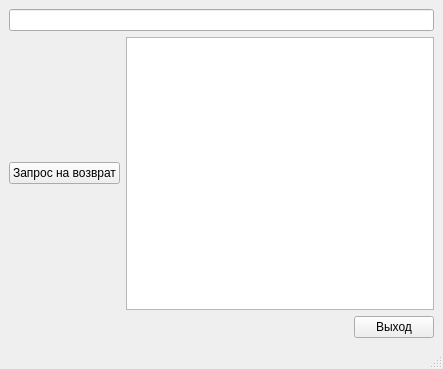
<?xml version="1.0" encoding="UTF-8"?>
<ui version="4.0">
 <class>SimpleUser</class>
 <widget class="QMainWindow" name="SimpleUser">
  <property name="geometry">
   <rect>
    <x>0</x>
    <y>0</y>
    <width>443</width>
    <height>369</height>
   </rect>
  </property>
  <property name="windowTitle">
   <string>AirPortSystems: User Window</string>
  </property>
  <widget class="QWidget" name="centralwidget">
   <layout class="QGridLayout" name="gridLayout">
    <item row="3" column="1" alignment="Qt::AlignRight">
     <widget class="QPushButton" name="Logout">
      <property name="text">
       <string>Выход</string>
      </property>
     </widget>
    </item>
    <item row="1" column="1">
     <widget class="QTableView" name="tableView">
      <attribute name="horizontalHeaderStretchLastSection">
       <bool>true</bool>
      </attribute>
     </widget>
    </item>
    <item row="1" column="0">
     <layout class="QVBoxLayout" name="verticalLayout">
      <item>
       <widget class="QPushButton" name="ReturnTicketUserButton">
        <property name="text">
         <string>Запрос на возврат</string>
        </property>
       </widget>
      </item>
     </layout>
    </item>
    <item row="0" column="0" colspan="2">
     <widget class="QLineEdit" name="lineEdit">
      <property name="readOnly">
       <bool>true</bool>
      </property>
     </widget>
    </item>
   </layout>
  </widget>
  <widget class="QMenuBar" name="menubar">
   <property name="geometry">
    <rect>
     <x>0</x>
     <y>0</y>
     <width>443</width>
     <height>21</height>
    </rect>
   </property>
  </widget>
  <widget class="QStatusBar" name="statusbar"/>
 </widget>
 <resources/>
 <connections/>
</ui>
